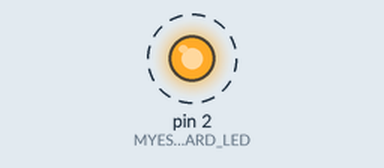
Simulated run of this sketch. Board: Arduino Uno, built with avr-gcc and run on an emulated ATmega328P. Shown: output pins drawn as LEDs (lit = HIGH). Dashed ring = blinking. What the sketch prints to the serial monitor is not drawn.

Above: at 0.5 s.
Timing chart, 0 to 4.6 s (numbered marks = the images above):
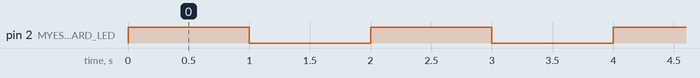

Measured:
- by itself, pin 2 (MYESPBOARD_LED): alternates HIGH for 1.0 s and LOW for 1.0 s

The sketch:

blink.ino
```cpp
//This is LOLLIN board V3 i have, which has on board led at D4 (which is mapped to GPIO2)
#define LOLLIN_LED BUILTIN_LED
//In my esp12e board on Perfboard has LED on Digital port 2
#define MYESPBOARD_LED 2
// this works on nodemcuv3 board which I've

void setup()
{
  pinMode(MYESPBOARD_LED, OUTPUT);
  Serial.begin(9600);

}

void loop()
{
  digitalWrite(MYESPBOARD_LED, 1);
  delay(1000);
  Serial.println("Blinks");
  digitalWrite(MYESPBOARD_LED, 0);
  delay(1000);
}
```
